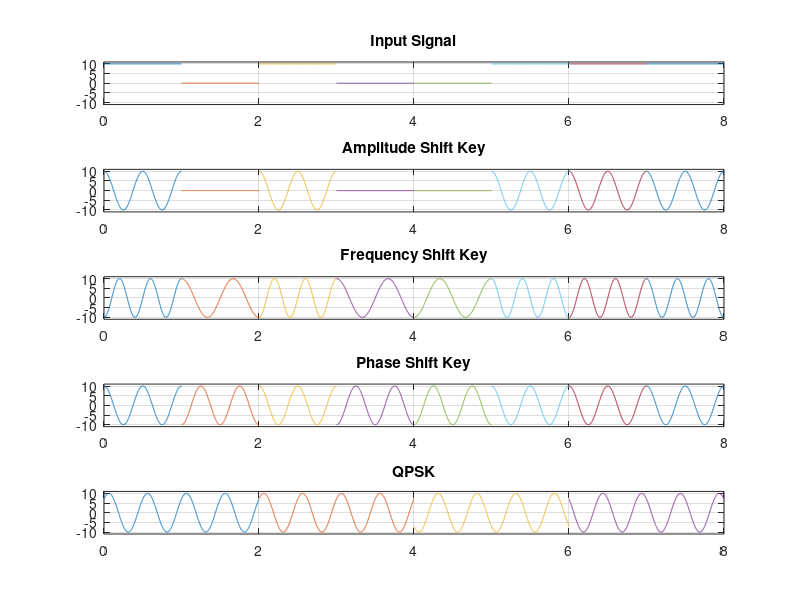

Source code (MATLAB):
freq=2;
freq2=0.5;
seq = [1 0 1 0 0 1 1 1];
amp=10;


for j=1:1:8

     time = j:0.001:j+1;
    if seq(1,j)==1
       inputSignal = amp+time-time;

       ask=amp * cos(2*pi*freq*time);

       fsk= amp * cos(2*pi*(freq+freq2)*time);
        psk=amp * cos(2*pi*freq*time);
    else
        inputSignal = 0+time-time;
        
        ask= 0 * cos(2*pi*freq*time);

         fsk=amp * cos(2*pi*(freq-freq2)*time);
         psk=amp * cos(2*pi*freq*time+pi);
    end

        %Input Signal
    subplot(5,1,1);
        plot(time-1, inputSignal);
    
    hold on;
    grid on;
    axis([0 8 -11 11]);
    title('Input Signal')
    
    %ASK
    subplot(5,1,2);
        plot(time-1,ask);
    
    hold on;
    grid on;
    axis([0 8 -11 11]);
    title('Amplitude Shift Key')
    

    
    %FSK
    subplot(5,1,3);
        plot(time-1,fsk);
    
    hold on;
    grid on;
    axis([0 8 -11 11]);
    title('Frequency Shift Key')

    %PSK
    subplot(5,1,4);
        plot(time-1,psk);
    
    hold on;
    grid on;
    axis([0 8 -11 11]);
    title('Phase Shift Key')
end

for i=1:2:8

    time = i:0.001:i+2;

    if seq(i)==1 && seq(i+1)==1
        qpsk = amp *cos(2* pi *freq *time+(pi/4));
    end

     if seq(i)==0 && seq(i+1)==1
        qpsk = amp *cos(2* pi *freq *time+(3*pi/4));
     end
     if seq(i)==0 && seq(i+1)==0
        qpsk = amp *cos(2* pi *freq *time-(3*pi/4));
     end
    if seq(i)==1 && seq(i+1)==0
        qpsk = amp *cos(2* pi *freq *time-(pi/4));
    end
   subplot(5,1,5);
   plot(time-1,qpsk); 

    hold on;
    grid on;
    axis([0 8 -11 11]);
    title('QPSK')
end
